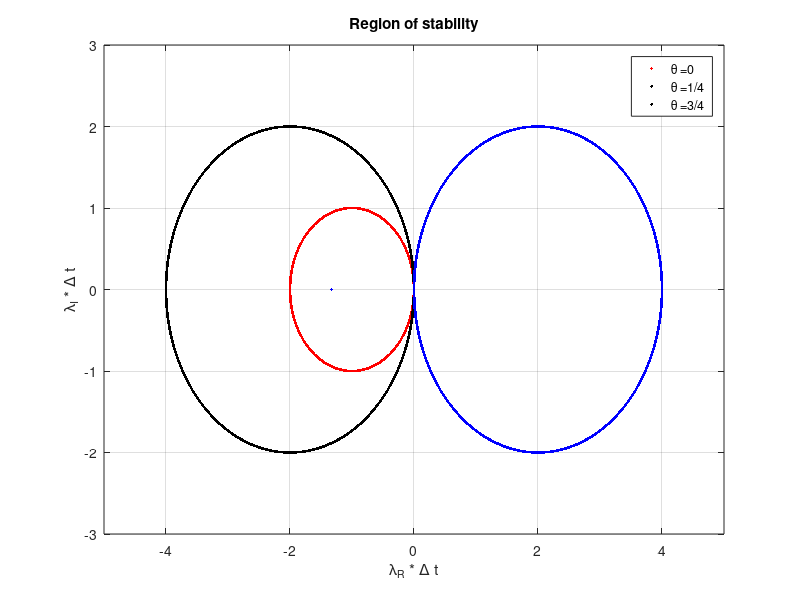

Write MATLAB code to recreate this figure.

clear
clc
close all

ph = linspace(0,2*pi,10000);
sig = @(phi)exp(1i*phi);
funcs = {@(phi) 0, @(phi) ((3+sig(phi))/16), @(phi) 3/16*(1+3*sig(phi))};
theta = {'0','1/4','3/4'};
clr = {'r.','k.','b.'};
Leg={};

for n = 1:length(funcs)
    fn = funcs{n};    
    if n>1
        rslt = zeros(length(ph),2);
        for k = 1:length(ph)
            rslt(k,:) = roots([fn(ph(k)), 1 ,1-sig(ph(k))]);
        end
        
        plot(real(rslt(:,1)),imag(rslt(:,1)),clr{n})
        hold on
        plot(real(rslt(:,2)),imag(rslt(:,2)),clr{n})
        
    else
        rslt = zeros(length(ph),1);
        for k = 1:length(ph)
            rslt(k) = roots([fn(ph(k)), 1 ,1-sig(ph(k))]);
        end
        
        plot(real(rslt),imag(rslt),clr{n})
        hold on
        
    end
    Leg{n} = strcat('\theta = ',theta{n});
    grid on
    
end
legend(Leg)
axis([-5, 5, -3, 3])
xlabel('\lambda_{R} * \Delta t')
ylabel('\lambda_{I} * \Delta t')
title('Region of stability')




